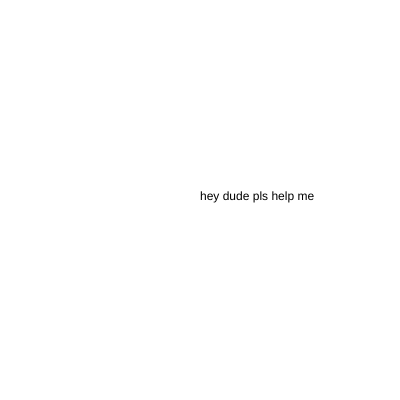
Frame 1 (no input)
Frame 60 (no input): identical to frame 1, image omitted
Frame 120 (the mouse pressed at the canvas centre since frame 60): identical to frame 1, image omitted

The p5.js sketch that drew this single still picture (run headless with seeded random() and noise() and a simulated clock; from frame 60 on, the mouse is pressed at the canvas centre):

// p5.js sketch
// ── sketch.js
function setup() {
  createCanvas(400, 400);
  
}

function draw() {
  background(255);
  text("hey dude pls help me", 200 ,200);
  
}
